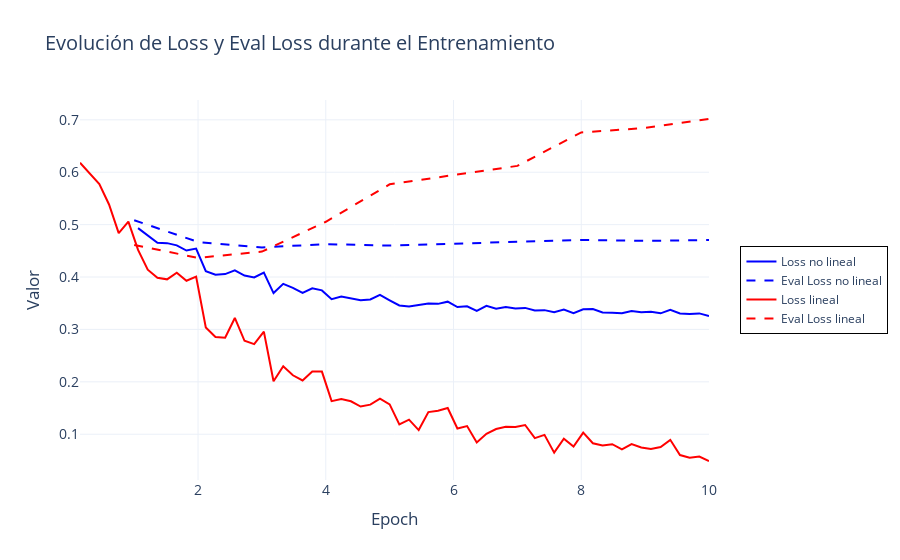
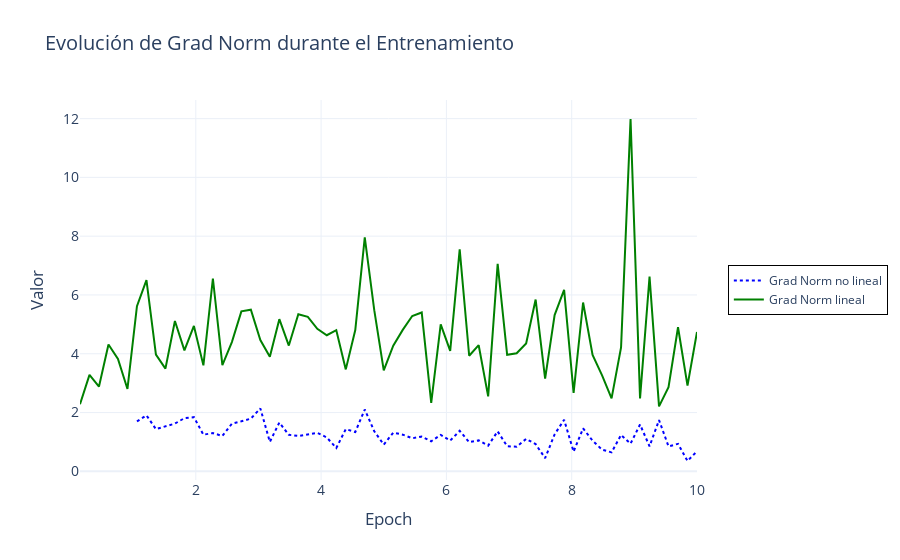
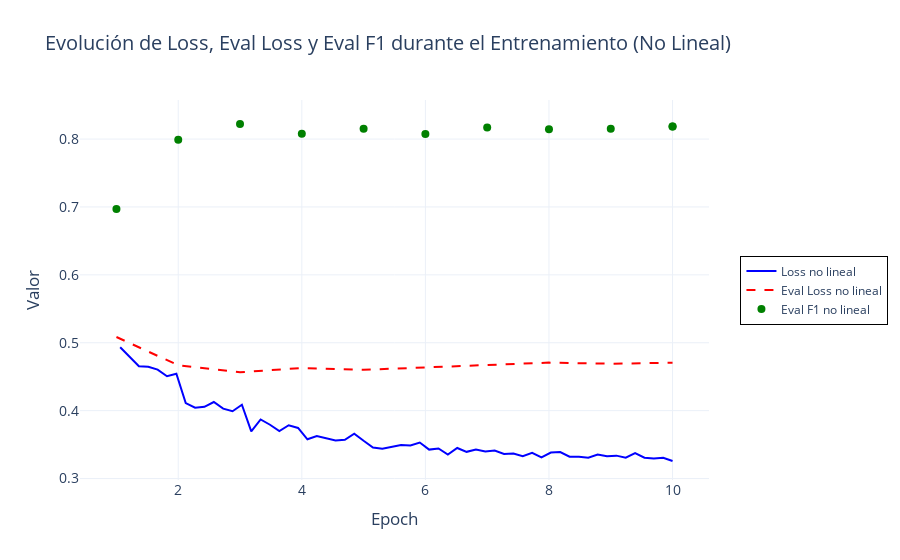
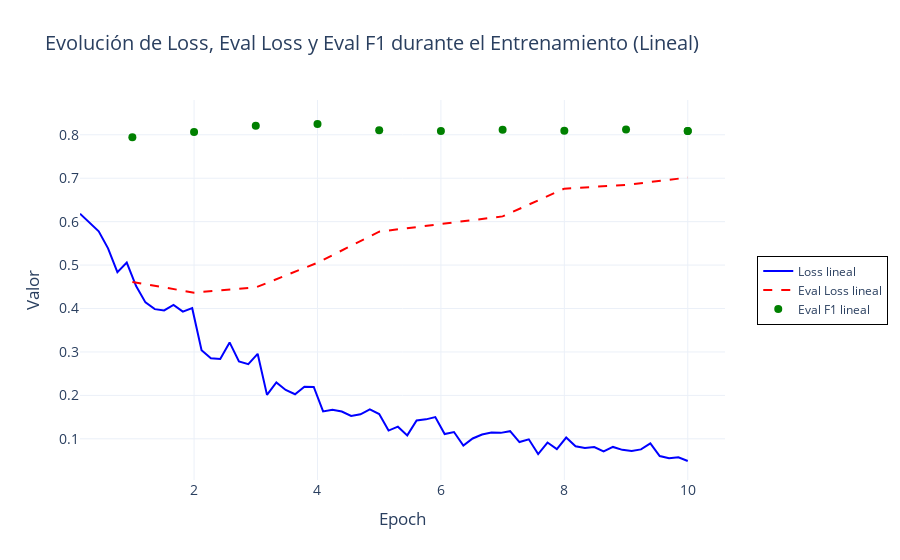

The code cell stored with these charts, in order, in its notebook:
### Code cell
generar_graficos(file_path_no_lineal, file_path_lineal)
